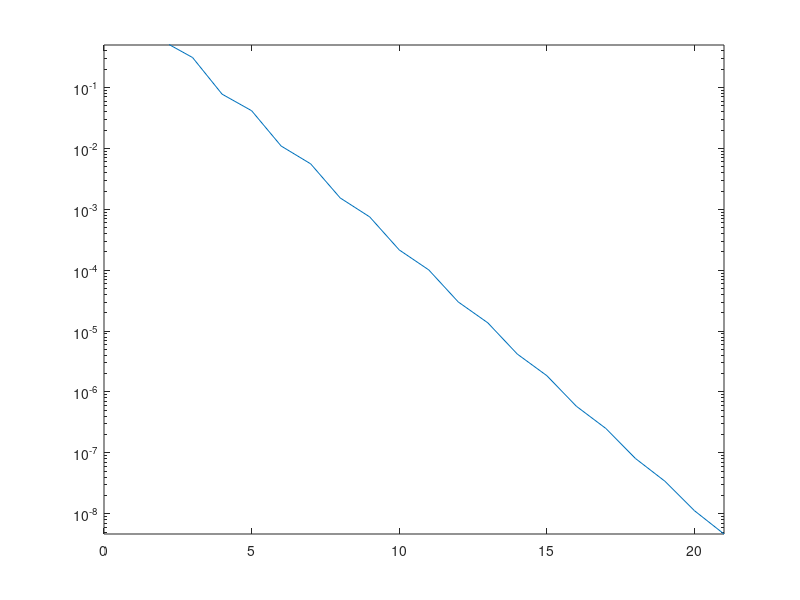

Reproduce this figure in MATLAB.
close all
clc
clear

%% jacobi iteration
% System definition
n = 3;
A = [ .6536 .0575  .0095 ; ...     
    .2411  .8725 .1062 ; ...     
    .0004 .1986  .2331 ];
b = [ .5691; ...      
    .4626; ...      
    .2146];%
% Initial guess
x = zeros(n,1);
% old and new solutions
x_old = x;
x_new = x_old;
% Residual vector
R = zeros(n,1);
% Jacobi Iterations
numIter = 0;
% iterative loop
Error = 10;
epsilon = 1e-8;
k = 0; 
fprintf('Itr %d: x(1)= %f, x(2)= %f, x(3)= %f \n',...        
  k,x_new(1),x_new(2),x_new(3));
while (Error > epsilon)
  % increment iterator    
  k = k + 1; 
  
  for i = 1:n        
      % calculate summation term        
      % % Sum_{j = 1:n} a_ij * x_j        
   sum = 0.0;        
   for j = 1:n           
       sum = sum + A(i,j)*x_old(j);       
   end        
   % calculate residual term       
   % R_i = (1/a_ii)*(b_i - sum)        
   R(i) = (1/A(i,i))*(b(i) - sum);
   
    % update solution        
       % x^(k+1) = x^(k) + R^(k)        
       % x^(new) = x^(old) + R^(old)        
       x_new(i) = x_old(i) + R(i);    
         
  
  end
  
   % print new solution & current residual    
 fprintf('Iter %2d: x(1)= %f, x(2)= %f, x(3)= %f, R = (%10.6f,%10.6f,%10.6f) -> norm(R)= %e \n',...             
        k,x_new(1),x_new(2),x_new(3),...        
       R(1),R(2),R(3),norm(R));    
  % recalculate error value    
  Error(k) = norm(R);
  numItr(k) = k;
  % swap solutions for the next iteration (swap old and new solutions)    
  x_old = x_new;
  
end
semilogy(numItr,Error)
xlim([0 21])
ylim([0 .5])
numItr = k

       
  

  